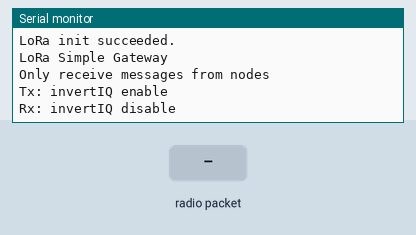
Recording of a sketch running on a simulated Arduino Uno, built with avr-gcc and run on an emulated ATmega328P. Shown: the last lines printed to the serial monitor. The test bench sets the inputs (shaded band). Storage starts empty; no radio packets arrive unless stated.

Above: at 1.3 s.
1.4 s: radio packet "1" arrives
At 2.6 s:
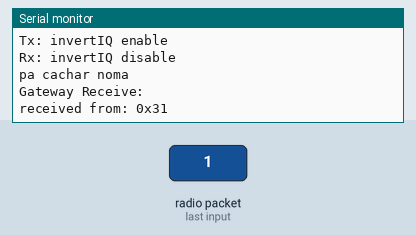
2.9 s: radio packet "0" arrives
At 3.9 s:
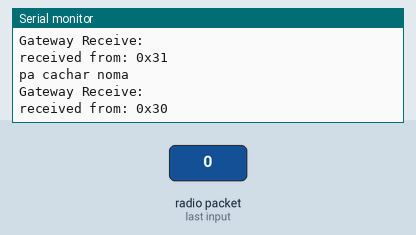
5.9 s: radio packet "2" arrives
At 7.4 s:
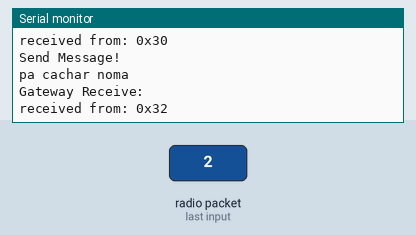

Measured:
- after the input at 1.4 s, the serial monitor: prints a new line at once (image 1)
- after the input at 2.9 s, the serial monitor: prints a new line after 0.06 s (image 2)
- after the input at 5.9 s, the serial monitor: prints a new line after 0.06 s (image 3)

The sketch:

colector.ino
```cpp
/*
  LoRa Simple Gateway/Node Exemple

  This code uses InvertIQ function to create a simple Gateway/Node logic.

  Gateway - Sends messages with enableInvertIQ()
          - Receives messages with disableInvertIQ()

  Node    - Sends messages with disableInvertIQ()
          - Receives messages with enableInvertIQ()

  With this arrangement a Gateway never receive messages from another Gateway
  and a Node never receive message from another Node.
  Only Gateway to Node and vice versa.

  This code receives messages and sends a message every second.

  InvertIQ function basically invert the LoRa I and Q signals.

  See the Semtech datasheet, http://www.semtech.com/images/datasheet/sx1276.pdf
  for more on InvertIQ register 0x33.

  created 05 August 2018
  by Luiz H. Cassettari
*/

#include <SPI.h>              // include libraries
#include <LoRa.h>
#include <SD.h> // for the SD card

const int chipSelect = 5;

File myFile;
String Data;

const long frequency = 915E6;  // LoRa Frequency

const int csPin = 10;          // LoRa radio chip select
const int resetPin = 9;        // LoRa radio reset
const int irqPin = 2;          // change for your board; must be a hardware interrupt pin

byte localAddress = 0xFF;
byte requestData = 0xE0;
byte nodeSending = 0xE1;
byte nodeStopSending = 0xE2;

void setup() {
  Serial.begin(9600);                   // initialize serial
  while (!Serial);

  // Setup for the SD card
  Serial.print("Initializing SD card...");
  if (!SD.begin(chipSelect)) {
    Serial.println("initialization failed!");
    while (1);
  }
  Serial.println("initialization done.");

  LoRa.setPins(csPin, resetPin, irqPin);

  if (!LoRa.begin(frequency)) {
    Serial.println("LoRa init failed. Check your connections.");
    while (true);                       // if failed, do nothing
  }

  Serial.println("LoRa init succeeded.");
  Serial.println();
  Serial.println("LoRa Simple Gateway");
  Serial.println("Only receive messages from nodes");
  Serial.println("Tx: invertIQ enable");
  Serial.println("Rx: invertIQ disable");
  Serial.println();


  LoRa.onReceive(onReceive);
  LoRa.onTxDone(onTxDone);
  LoRa_rxMode();
}

void loop() {
  if (runEvery(5000)) { // repeat every 5000 millis

    String message = "UWU ";
    //message += "I'm a Gateway! ";
    //LoRa.write(localAddress);
    //LoRa.print(message);
    //message += millis();

    LoRa_sendMessage(message); // send a message

    Serial.println("Send Message!");
  }
}

void LoRa_rxMode(){
  LoRa.disableInvertIQ();               // normal mode
  LoRa.receive();                       // set receive mode
}

void LoRa_txMode(){
  LoRa.idle();                          // set standby mode
  LoRa.enableInvertIQ();                // active invert I and Q signals
}

void LoRa_sendMessage(String message) {
  LoRa_txMode();                        // set tx mode
  LoRa.beginPacket();                   // start packet
  LoRa.write(localAddress);             // node address
  LoRa.write(requestData);              // message code
  LoRa.print(message);                  // add payload
  LoRa.endPacket(true);                 // finish packet and send it
}

void onReceive(int packetSize) {

  if (packetSize == 0) return;

  byte sender = LoRa.read();            // sender address
  byte code = LoRa.read();              // message code

  String message = "";

  while (LoRa.available()) {
    message += (char)LoRa.read();
  }

  Serial.println("pa cachar noma ");
  Serial.println("Gateway Receive: ");
  Serial.println("received from: 0x" + String(sender, HEX));
  Serial.println(message);

  myFile = SD.open("DATA.txt", FILE_WRITE);
  if (myFile) {
    myFile.print(message);
    myFile.print('\r\n');
  }
  myFile.close();

}


void onTxDone() {
  Serial.println("TxDone");
  LoRa_rxMode();
}

boolean runEvery(unsigned long interval)
{
  static unsigned long previousMillis = 0;
  unsigned long currentMillis = millis();
  if (currentMillis - previousMillis >= interval)
  {
    previousMillis = currentMillis;
    return true;
  }
  return false;
}
```
